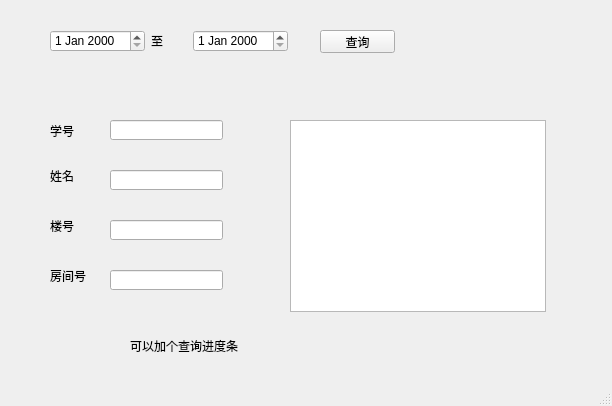
<?xml version="1.0" encoding="UTF-8"?>
<ui version="4.0">
 <class>dormitory</class>
 <widget class="QMainWindow" name="dormitory">
  <property name="geometry">
   <rect>
    <x>0</x>
    <y>0</y>
    <width>612</width>
    <height>406</height>
   </rect>
  </property>
  <property name="windowTitle">
   <string>查看个人住宿情况</string>
  </property>
  <widget class="QWidget" name="centralwidget">
   <widget class="QPushButton" name="pushButton">
    <property name="geometry">
     <rect>
      <x>320</x>
      <y>30</y>
      <width>75</width>
      <height>23</height>
     </rect>
    </property>
    <property name="text">
     <string>查询</string>
    </property>
   </widget>
   <widget class="QLabel" name="label_3">
    <property name="geometry">
     <rect>
      <x>50</x>
      <y>170</y>
      <width>54</width>
      <height>12</height>
     </rect>
    </property>
    <property name="text">
     <string>姓名</string>
    </property>
   </widget>
   <widget class="QLineEdit" name="room">
    <property name="geometry">
     <rect>
      <x>110</x>
      <y>270</y>
      <width>113</width>
      <height>20</height>
     </rect>
    </property>
   </widget>
   <widget class="QLabel" name="label_4">
    <property name="geometry">
     <rect>
      <x>50</x>
      <y>120</y>
      <width>71</width>
      <height>21</height>
     </rect>
    </property>
    <property name="text">
     <string>学号</string>
    </property>
   </widget>
   <widget class="QLabel" name="label_5">
    <property name="geometry">
     <rect>
      <x>50</x>
      <y>270</y>
      <width>54</width>
      <height>12</height>
     </rect>
    </property>
    <property name="text">
     <string>房间号</string>
    </property>
   </widget>
   <widget class="QLabel" name="label_6">
    <property name="geometry">
     <rect>
      <x>50</x>
      <y>220</y>
      <width>54</width>
      <height>12</height>
     </rect>
    </property>
    <property name="text">
     <string>楼号</string>
    </property>
   </widget>
   <widget class="QLineEdit" name="name">
    <property name="geometry">
     <rect>
      <x>110</x>
      <y>170</y>
      <width>113</width>
      <height>20</height>
     </rect>
    </property>
    <property name="autoFillBackground">
     <bool>false</bool>
    </property>
    <property name="maxLength">
     <number>32767</number>
    </property>
    <property name="echoMode">
     <enum>QLineEdit::Normal</enum>
    </property>
    <property name="dragEnabled">
     <bool>false</bool>
    </property>
   </widget>
   <widget class="QLineEdit" name="building">
    <property name="geometry">
     <rect>
      <x>110</x>
      <y>220</y>
      <width>113</width>
      <height>20</height>
     </rect>
    </property>
   </widget>
   <widget class="QLineEdit" name="id">
    <property name="geometry">
     <rect>
      <x>110</x>
      <y>120</y>
      <width>113</width>
      <height>20</height>
     </rect>
    </property>
   </widget>
   <widget class="QLabel" name="label_8">
    <property name="geometry">
     <rect>
      <x>130</x>
      <y>330</y>
      <width>181</width>
      <height>31</height>
     </rect>
    </property>
    <property name="text">
     <string>可以加个查询进度条</string>
    </property>
   </widget>
   <widget class="QWidget" name="layoutWidget">
    <property name="geometry">
     <rect>
      <x>50</x>
      <y>30</y>
      <width>238</width>
      <height>22</height>
     </rect>
    </property>
    <layout class="QHBoxLayout" name="horizontalLayout">
     <item>
      <widget class="QDateEdit" name="dateEdit"/>
     </item>
     <item>
      <widget class="QLabel" name="label">
       <property name="text">
        <string>至</string>
       </property>
      </widget>
     </item>
     <item>
      <widget class="QDateEdit" name="dateEdit_2"/>
     </item>
    </layout>
   </widget>
   <widget class="QTableView" name="tableView">
    <property name="geometry">
     <rect>
      <x>290</x>
      <y>120</y>
      <width>256</width>
      <height>192</height>
     </rect>
    </property>
   </widget>
  </widget>
  <widget class="QMenuBar" name="menubar">
   <property name="geometry">
    <rect>
     <x>0</x>
     <y>0</y>
     <width>612</width>
     <height>23</height>
    </rect>
   </property>
  </widget>
  <widget class="QStatusBar" name="statusbar"/>
 </widget>
 <resources/>
 <connections/>
</ui>
